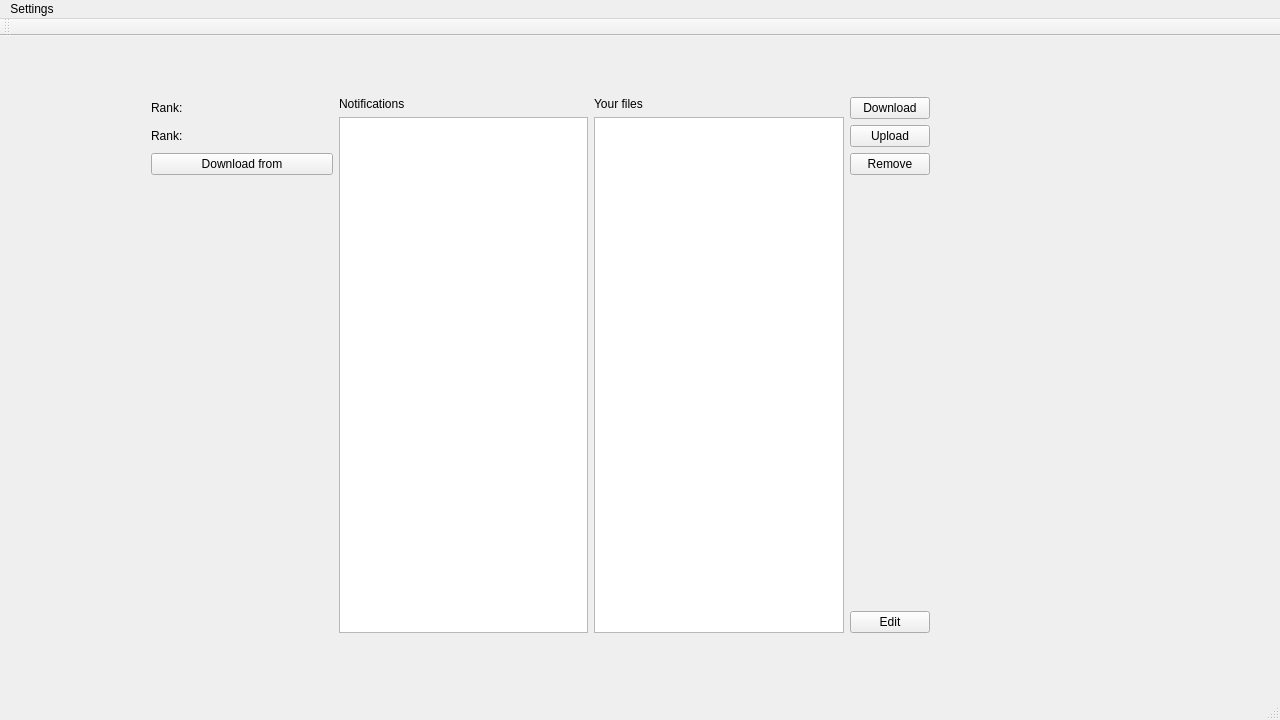
<?xml version="1.0" encoding="UTF-8"?>
<ui version="4.0">
 <class>MainWindowClass</class>
 <widget class="QMainWindow" name="MainWindowClass">
  <property name="geometry">
   <rect>
    <x>0</x>
    <y>0</y>
    <width>1280</width>
    <height>720</height>
   </rect>
  </property>
  <property name="windowTitle">
   <string>MainWindow</string>
  </property>
  <widget class="QWidget" name="centralWidget">
   <widget class="QWidget" name="layoutWidget">
    <property name="geometry">
     <rect>
      <x>140</x>
      <y>50</y>
      <width>801</width>
      <height>558</height>
     </rect>
    </property>
    <layout class="QGridLayout" name="gridLayout">
     <item row="0" column="2" rowspan="6">
      <layout class="QVBoxLayout" name="verticalLayout_2">
       <item>
        <widget class="QLabel" name="label">
         <property name="text">
          <string>Your files</string>
         </property>
        </widget>
       </item>
       <item>
        <widget class="QListWidget" name="listWidget"/>
       </item>
      </layout>
     </item>
     <item row="0" column="1" rowspan="6">
      <layout class="QVBoxLayout" name="verticalLayout">
       <item>
        <widget class="QLabel" name="label_2">
         <property name="text">
          <string>Notifications</string>
         </property>
        </widget>
       </item>
       <item>
        <widget class="QListWidget" name="notificationsList"/>
       </item>
      </layout>
     </item>
     <item row="5" column="0">
      <spacer name="horizontalSpacer">
       <property name="orientation">
        <enum>Qt::Horizontal</enum>
       </property>
       <property name="sizeHint" stdset="0">
        <size>
         <width>188</width>
         <height>20</height>
        </size>
       </property>
      </spacer>
     </item>
     <item row="0" column="3">
      <widget class="QPushButton" name="downloadButton">
       <property name="text">
        <string>Download</string>
       </property>
      </widget>
     </item>
     <item row="4" column="3" rowspan="2">
      <layout class="QVBoxLayout" name="verticalLayout_3">
       <item>
        <spacer name="verticalSpacer">
         <property name="orientation">
          <enum>Qt::Vertical</enum>
         </property>
         <property name="sizeHint" stdset="0">
          <size>
           <width>20</width>
           <height>338</height>
          </size>
         </property>
        </spacer>
       </item>
       <item>
        <widget class="QPushButton" name="editButton">
         <property name="text">
          <string>Edit</string>
         </property>
        </widget>
       </item>
      </layout>
     </item>
     <item row="1" column="3">
      <widget class="QPushButton" name="uploadButton">
       <property name="text">
        <string>Upload</string>
       </property>
      </widget>
     </item>
     <item row="2" column="3">
      <widget class="QPushButton" name="removeButton">
       <property name="text">
        <string>Remove</string>
       </property>
      </widget>
     </item>
     <item row="2" column="0">
      <widget class="QPushButton" name="downloadFromButton">
       <property name="text">
        <string>Download from</string>
       </property>
      </widget>
     </item>
     <item row="1" column="0">
      <widget class="QLabel" name="rankLabel">
       <property name="text">
        <string>Rank:</string>
       </property>
      </widget>
     </item>
     <item row="0" column="0">
      <widget class="QLabel" name="rankLabel_2">
       <property name="text">
        <string>Rank:</string>
       </property>
      </widget>
     </item>
    </layout>
   </widget>
  </widget>
  <widget class="QMenuBar" name="menuBar">
   <property name="geometry">
    <rect>
     <x>0</x>
     <y>0</y>
     <width>1280</width>
     <height>22</height>
    </rect>
   </property>
   <widget class="QMenu" name="menuSettings">
    <property name="title">
     <string>Settings</string>
    </property>
    <addaction name="actionChange_Password"/>
    <addaction name="actionLog_out"/>
   </widget>
   <addaction name="menuSettings"/>
  </widget>
  <widget class="QToolBar" name="mainToolBar">
   <attribute name="toolBarArea">
    <enum>TopToolBarArea</enum>
   </attribute>
   <attribute name="toolBarBreak">
    <bool>false</bool>
   </attribute>
  </widget>
  <widget class="QStatusBar" name="statusBar"/>
  <action name="actionChange_Password">
   <property name="icon">
    <iconset resource="MainWindow.qrc">
     <normaloff>:/img/password.png</normaloff>:/img/password.png</iconset>
   </property>
   <property name="text">
    <string>Change Password</string>
   </property>
  </action>
  <action name="actionLog_out">
   <property name="icon">
    <iconset resource="MainWindow.qrc">
     <normaloff>:/img/log_out.png</normaloff>:/img/log_out.png</iconset>
   </property>
   <property name="text">
    <string>Log out</string>
   </property>
  </action>
 </widget>
 <layoutdefault spacing="6" margin="11"/>
 <resources>
  <include location="MainWindow.qrc"/>
 </resources>
 <connections/>
</ui>
